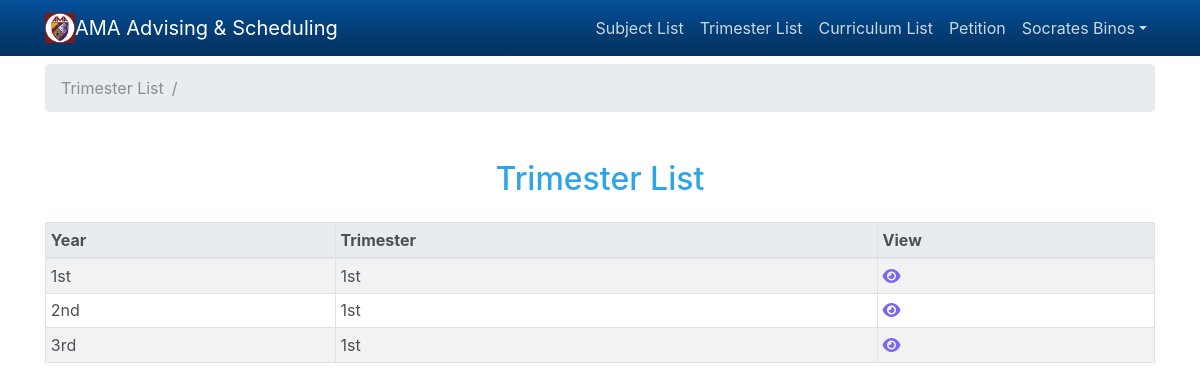
/index.php?m=tl (signed in), run on the app's committed database.
### tables this page shows
CREATE TABLE `trimester_list` (
  `id` int(11) NOT NULL,
  `year` int(11) NOT NULL,
  `trimester` int(11) NOT NULL
);

### includes/db_config.php (called while the page is built, shortened)
<?php
$host = 'localhost';
$user = 'root';
$password = '';
$database = 'ama';
$connect = mysqli_connect($host, $user, $password, $database);
function query($sql) {
	global $connect;
	$result = mysqli_query($connect, $sql);
	return $result;
}
function year_trimester($x) {
	if($x == 1){
		return $x . 'st';
	} elseif($x == 2) {
		return $x . 'nd';
	} elseif($x == 3){
		return $x . 'rd';
	} else {
		return $x . 'th';
	}
}

### pages/trimester_list-2.php (the view)
<?php
$trimester_list = query("SELECT * from trimester_list");
?>
<ol class="breadcrumb">
  <li class="breadcrumb-item active">Trimester List</li>
  <li class="breadcrumb-item active"></li>
</ol>
<div class="mt-5">
	<h2 class="text-center">Trimester List</h2>
	<div class="mt-4">
		<div class="table-responsive">
			<table class="table table-sm table-bordered table-hover table-striped">
				<thead class="thead-light">
					<tr>
						<th>Year</th>
						<th>Trimester</th>
						<th>View</th>
					</tr>
				</thead>
				<tbody>
					<?php
					if ($trimester_list) :
						while ($trimester = mysqli_fetch_assoc($trimester_list)) : ?>
								<tr>
									<td><?php echo year_trimester($trimester['year']) ?></td>
									<td><?php echo year_trimester($trimester['trimester']) ?></td>
									<td width="25%">
										<a href="index.php?v=tsl&v_id=<?php echo $trimester['id'] ?>" title="View Subjects"><i class="fas fa-eye"></i></a>
									</td>
								</tr>
								<?php
						endwhile;
					endif;
					?>
				</tbody>
			</table>
		</div>
	</div>
</div>

### css/mystyle.css (style rules this page uses)
.fa-eye { color: #7B68EE; }

### data on the page
trimester_list: year "1st", trimester "1st"
trimester_list: year "2nd", trimester "1st"
trimester_list: year "3rd", trimester "1st"

### other printed values
$_SESSION['student_name'] "Socrates Binos"
